Frame 1 (no input): blank canvas, image omitted
Frame 60 (the mouse pressed at the canvas centre just before this capture): blank canvas, image omitted
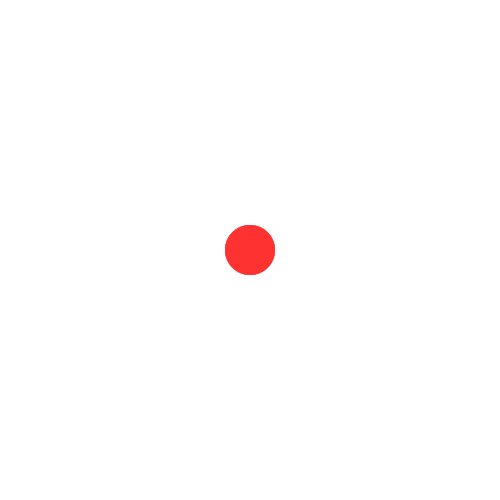
Frame 120 (the mouse held since frame 60 and released just before this capture)

The Processing sketch whose frames 1 and 60 were blank and that drew this single picture after the mouse press (run headless with seeded random() and noise(); from frame 60 on, the mouse is pressed at the canvas centre):

// Processing sketch: sketch_4
// ── sketch_4.pde
void setup() {
  size(500, 500);
  background(255);
}

void draw() {
  if (millis()%4000<2000) {
    fill(0, 0, 255);
  } else {
    fill(255, 0, 0);
  }
  noStroke();
  if (mousePressed) {
    ellipse(mouseX, mouseY, 50, 50);
  }

  fill(255, 50);
  rect(0, 0, width, height);
}
